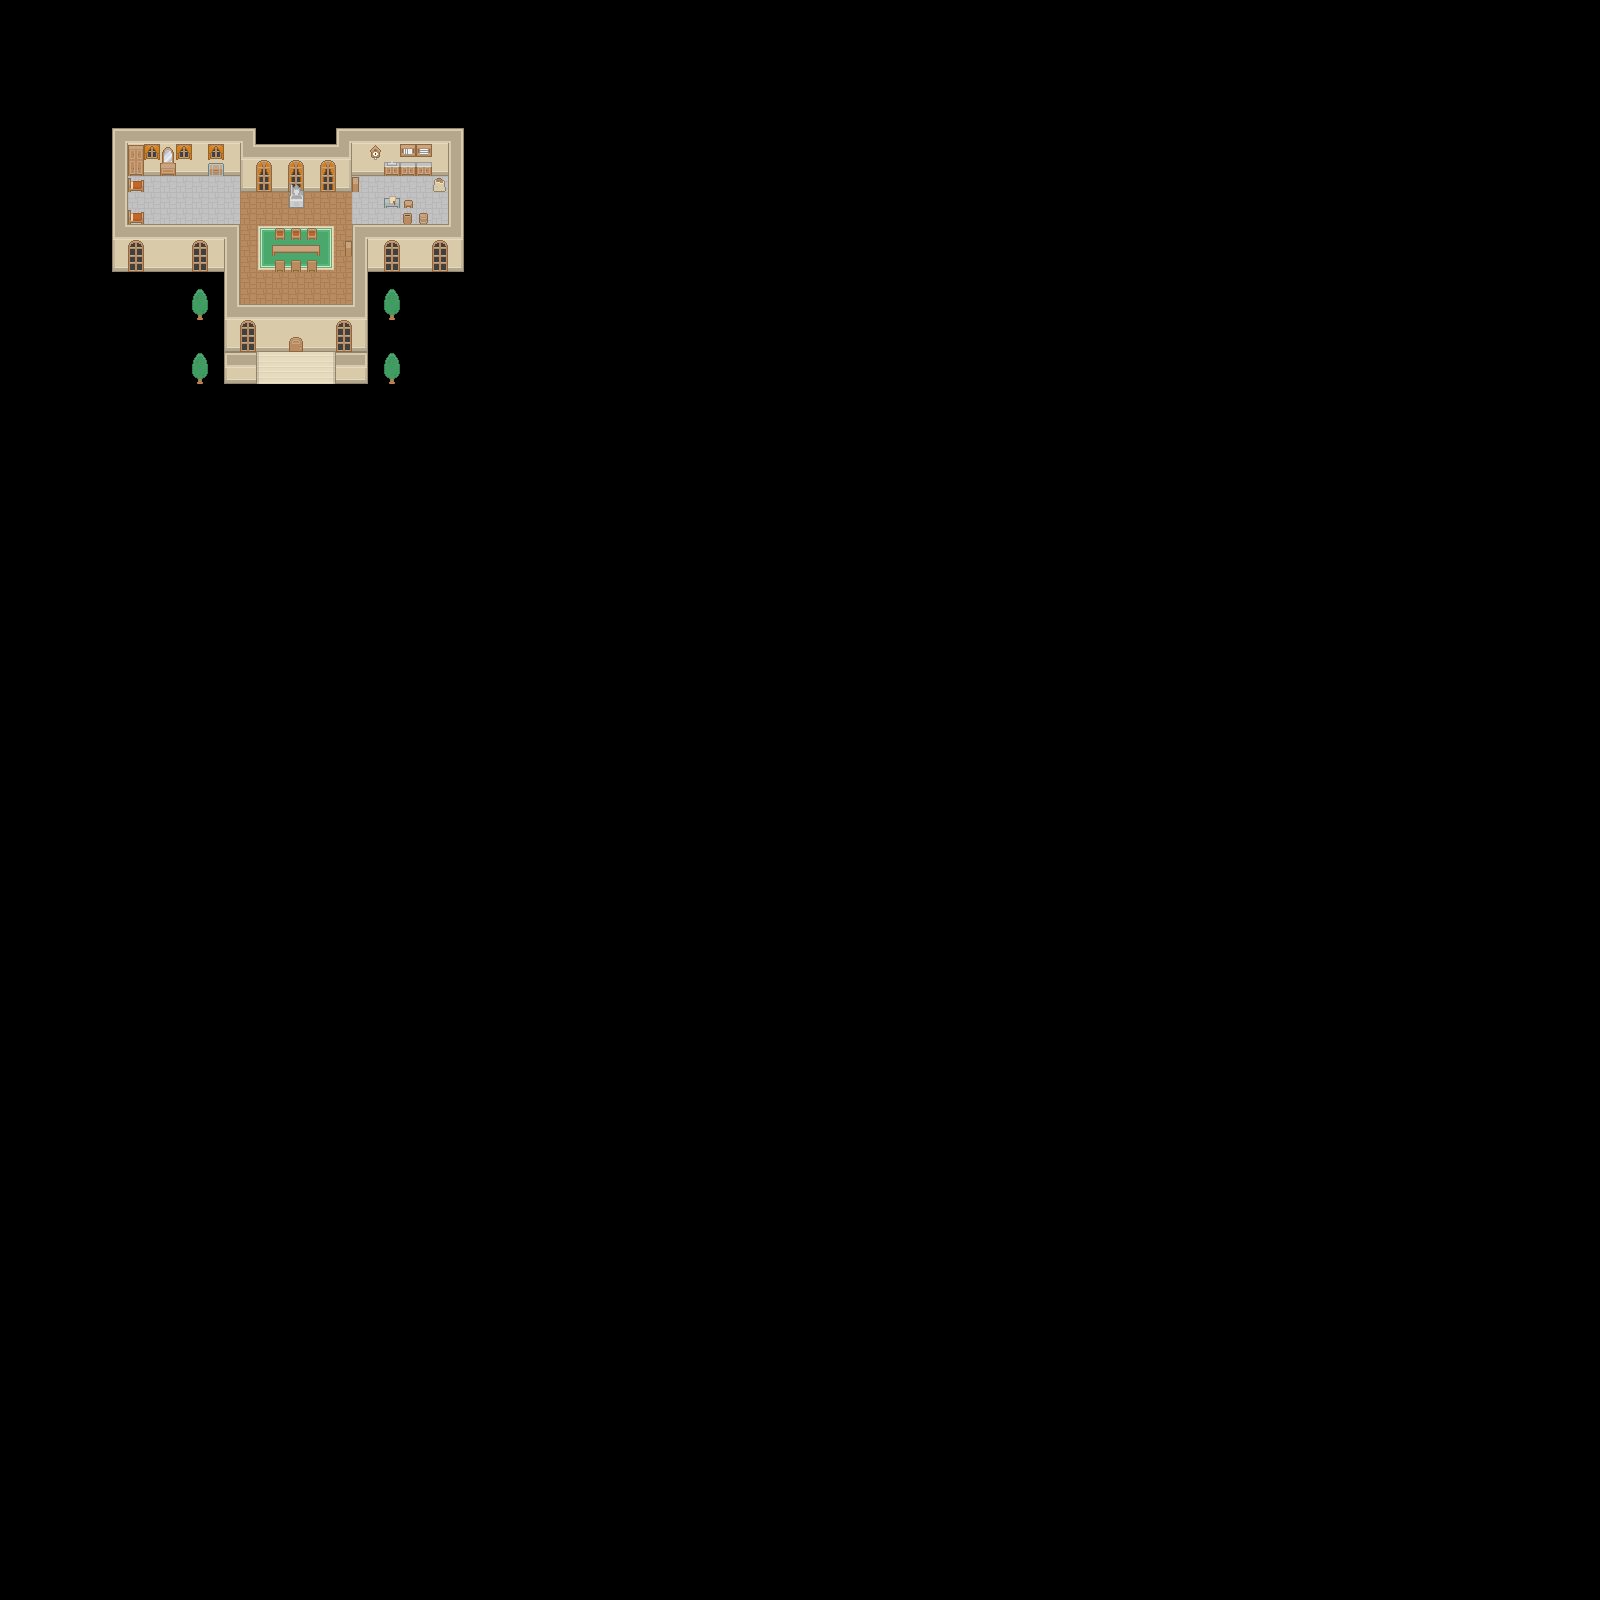

Tiled map render using the project's own tile images. Description and the map definition, with tile-layer contents summarised, below:
An orthogonal 100x100 tile map with 16x16 px tiles, 4 tile layers (Floor, Carpet, Objects, Details).

<map version="1.0" orientation="orthogonal" renderorder="right-down" width="100" height="100" tilewidth="16" tileheight="16" backgroundcolor="#000000" nextobjectid="1">
 <tileset firstgid="1" name="spritesheet" tilewidth="16" tileheight="16" spacing="1">
  <image source="spritesheet.png" width="968" height="526" />
 </tileset>
 <layer name="Floor" width="100" height="100">
  <data>[10000 cells, 246 non-empty, 16 distinct tile ids]</data>
 </layer>
 <layer name="Carpet" width="100" height="100">
  <data>[10000 cells, 33 non-empty, 14 distinct tile ids]</data>
 </layer>
 <layer name="Objects" width="100" height="100">
  <data>[10000 cells, 52 non-empty, 30 distinct tile ids]</data>
 </layer>
 <layer name="Details" width="100" height="100">
  <data>[10000 cells, 5 non-empty, 3 distinct tile ids]</data>
 </layer>
</map>
